Frame 1 (no input): blank canvas, image omitted
Frame 60 (the mouse pressed at the canvas centre just before this capture): blank canvas, image omitted
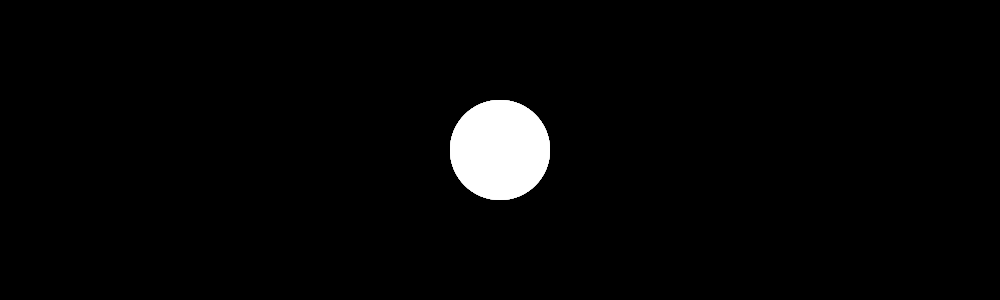
Frame 120 (the mouse held since frame 60 and released just before this capture)

The Processing sketch whose frames 1 and 60 were blank and that drew this single picture after the mouse press (run headless with seeded random() and noise(); from frame 60 on, the mouse is pressed at the canvas centre):

// Processing sketch: processing_53830
// ── processing_53830.pde

void setup(){
  size(1000,300);
  background(0,0,0);
}

void draw(){
  if(frameCount < 1) return;
  fill(0,0,0,10);
  rect(0,0,1000,300);
  noStroke();
  
  fill(0,0,0);
  rect(700,0,35,300);
  fill(0,0,0);
  rect(150,0,20,300);
  fill(0,0,0);
  rect(200,0,15,300);
  fill(0,0,0);
  rect(80,0,20,300);
  fill(0,0,0);
  rect(55,0,15,300);
  fill(0,0,0);
  rect(840,0,50,300);
  fill(0,0,0);
  rect(770,0,45,300);
  fill(0,0,0);
  rect(0,0,1000,100);
  fill(0,0,0);
  rect(0,200,1000,100);
  fill(0,0,0);
  rect(250,0,30,300);  
  fill(0,0,0);
  rect(570,0,30,300);
  fill(0,0,0);
  rect(300,0,30,300);
  
  fill(mouseX,mouseX,mouseX,mouseX);
  ellipse(mouseX,mouseY,100,100);
  fill(0,0,0);
  rect(25,0,10,300);

  fill(0,0,0);
  rect(250,0,30,300);  
  fill(0,0,0);
  rect(570,0,30,300);

  fill(0,0,0);
  rect(120,0,10,300);

  fill(0,0,0);
  rect(900,0,100,300);
  fill(0,0,0);
  rect(5,0,10,300);

  fill(0,0,0);
  rect(620,0,50,300);
  fill(0,0,0);
  rect(120,0,20,300);
  
}
                
                
